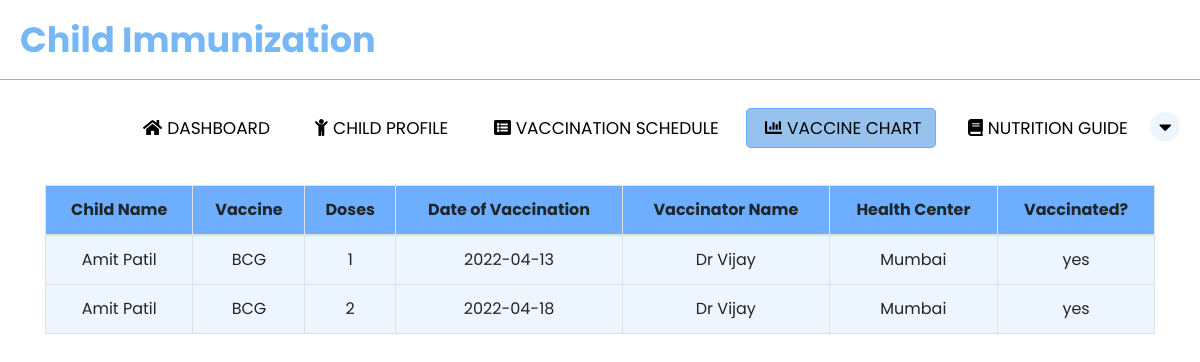
The page /parent_chart.php (signed in) on the database its author committed.
### tables this page shows
CREATE TABLE `child_tbl` (
  `child_id` int(11) NOT NULL,
  `parent_id` int(11) NOT NULL,
  `firstname` varchar(50) NOT NULL,
  `lastname` varchar(50) NOT NULL,
  `middlename` varchar(50) NOT NULL,
  `dateofbirth` date NOT NULL,
  `placeofbirth` varchar(100) NOT NULL,
  `address` varchar(50) NOT NULL,
  `fathername` varchar(50) NOT NULL,
  `mothername` varchar(50) NOT NULL,
  `birthheight` int(11) NOT NULL,
  `birthweight` int(11) NOT NULL,
  `sex` varchar(50) NOT NULL
);

CREATE TABLE `chart` (
  `chart_id` int(11) NOT NULL,
  `child_id` int(11) NOT NULL,
  `vaccine_id` int(11) NOT NULL,
  `dose` int(11) NOT NULL,
  `healthcare_id` int(11) NOT NULL,
  `dateofvaccination` date NOT NULL,
  `healthcenter_id` int(11) NOT NULL,
  `vaccinated` varchar(3) NOT NULL
);

CREATE TABLE `vaccine` (
  `vaccine_id` int(11) NOT NULL,
  `vaccinename` varchar(50) NOT NULL
);

CREATE TABLE `healthcare_info` (
  `healthcare_id` int(11) NOT NULL,
  `vaccinatorname` varchar(50) NOT NULL
);

CREATE TABLE `healthcenter_tbl` (
  `healthcenter_id` int(11) NOT NULL,
  `healthcenter` varchar(255) NOT NULL
);

### parent_chart.php (the view, shortened to what this page needs)
<?php
include "PHP/functions.php";
$id = $_SESSION['parent_id'];
?>
<!DOCTYPE html>
<html lang="en">
<head>
    <link rel= "stylesheet" href = "https://stackpath.bootstrapcdn.com/font-awesome/4.7.0/css/font-awesome.min.css">
    <link rel="stylesheet" href="CSS/parent_chart.css">
    <link rel="stylesheet" href="https://cdnjs.cloudflare.com/ajax/libs/twitter-bootstrap/4.5.2/css/bootstrap.css">
    <link rel="stylesheet" href="https://cdn.datatables.net/1.11.0/css/dataTables.bootstrap4.min.css">
</head>
<body>
<nav>
  <label class="logo">Child Immunization</label>
  <ul>
    <li><a href="parent_index.php"><i class="fas fa-home" id="icon"></i>Dashboard</a></li>
    <li><a href="parent_child.php"><i class="fas fa-child"  id="icon"></i>Child Profile</a></li>
    <li><a href="parent_vaccine_schedule.php"><i class="fas fa-list-alt"  id="icon"></i>Vaccination Schedule</a></li>
    <li><a href="parent_chart.php" class="active"><i class="fa fa-chart-bar"  id="icon"></i>Vaccine Chart</a></li>
    <li><a href="parent_guide.php"><i class="fas fa-book"  id="icon"></i>Nutrition Guide</a></li>
    <div class="dropdown">
      <button class="dropbtn"><i class="fa fa-caret-down"></i></button>
    </div>
  </ul>
</nav>
<div class="container" style="overflow-x: auto">
<center><table id="example" class="table table-striped table-bordered dt-responsive nowrap" style="width:100%">
      <thead>
          <tr>
          <th>Child Name</th>
              <th>Vaccine</th>
              <th>Doses</th>
              <th>Date of Vaccination</th>
              <th>Vaccinator Name</th>
              <th>Health Center</th>
              <th>Vaccinated?</th>
          </tr>
      </thead>
      <tbody>
<?php
$sql = "SELECT * FROM child_tbl where parent_id='$id'";
$stmt = $con->prepare($sql);
$stmt->execute();
$result = $stmt->get_result();
$child_ids = [];
while ($row = $result->fetch_assoc()) {
    $child_ids[] = $row['child_id'];
}
foreach ($child_ids as $value) {
    $sql = "SELECT *, vaccine.vaccinename, healthcare_info.vaccinatorname, chart.dateofvaccination, healthcenter_tbl.healthcenter
FROM (((chart
RIGHT JOIN vaccine ON chart.vaccine_id = vaccine.vaccine_id)
RIGHT JOIN healthcare_info ON chart.healthcare_id = healthcare_info.healthcare_id)
RIGHT JOIN  healthcenter_tbl ON chart.healthcenter_id = healthcenter_tbl.healthcenter_id)
where child_id='$value'";
    $stmt = $con->prepare($sql);
    $stmt->execute();
    $result = $stmt->get_result();
    while ($row = mysqli_fetch_assoc($result)) { ?>
<tr>
<td><?php
$sql1 = "SELECT * FROM child_tbl where child_id='$value'";
$stmt1 = $con->prepare($sql1);
$stmt1->execute();
$result1 = $stmt1->get_result();
while ($row1 = $result1->fetch_assoc()) {
    echo $row1['firstname'] . "  " . $row1['lastname'];
}
?></td>
<td><?php echo $row['vaccinename']; ?></td>
    <td><?php echo $row['dose']; ?></td>
    <td><?php echo $row['dateofvaccination']; ?></td>
    <td><?php echo $row['vaccinatorname']; ?></td>
    <td><?php echo $row['healthcenter']; ?></td>
    <td><?php echo $row['vaccinated']; ?></td>
</tr>
<?php }
}
?>
</tbody>
  </table>
  </center></div>
</body>
</html>

### CSS/parent_chart.css (style rules this page uses)
* { padding: 0; margin: 0; text-decoration: none; list-style: none; box-sizing: border-box; font-family: 'Poppins' , sans-serif; }
nav { background: #ffffff; height: 80px; width: 100%; border-bottom: 1px solid #77b7f6; }
label.logo { color: #000000; font-size: 35px; line-height: 80px; padding: 0 20px; font-weight: bold; }
nav ul { float: right; margin-right: 20px; }
nav ul li { display: inline-block; line-height: 80px; margin: 0 5px; }
nav ul li a { color: #000000; font-size: 17px; padding: 7px 13px; border-radius: 5px; text-transform: uppercase; }
#icon { display: inline-block; text-align: center; margin: 0 5px; }
a.active, a:hover { background:#97c2ee; border: 1px solid #6daffe; transition: .3s; }
.dropbtn { border-radius: 50%; background-color: #edf6ff; width: 30px; margin-top: 20px; color: #000000; padding: 0; font-size: 20px; border: none; cursor: pointer; }
.dropdown { position: relative; display: inline-block; }
.container { margin-top: 50px; margin-bottom: 30px; }
thead { background-color: #6daffe; text-align: center; }
td { background-color: #edf6ff; text-align: center; }

### rows shown on the page
chart: vaccine.vaccinename "BCG", dose "1", dateofvaccination "2022-04-13", healthcare.vaccinatorname "Dr Vijay", healthcenter.healthcenter "Mumbai", vaccinated "yes"
child_tbl: firstname "Amit", lastname "Patil"
chart: vaccine.vaccinename "BCG", dose "2", dateofvaccination "2022-04-18", healthcare.vaccinatorname "Dr Vijay", healthcenter.healthcenter "Mumbai", vaccinated "yes"
